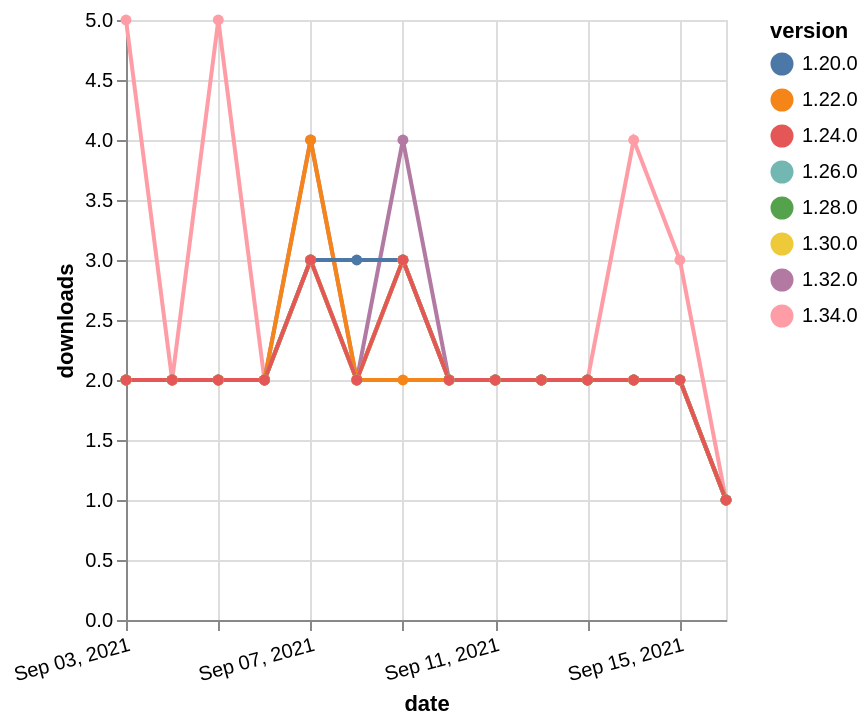

Express this chart as Vega-Lite.
### Vega-Lite specification from a JSON file in a GitHub repository (floating-point values rounded to 4 significant figures)
{"$schema": "https://vega.github.io/schema/vega-lite/v5.json", "description": "A simple bar chart with embedded data.", "data": {"values": [{"date": "2021-09-03", "total": 231, "delta": 5, "version": "1.34.0"}, {"date": "2021-09-04", "total": 233, "delta": 2, "version": "1.34.0"}, {"date": "2021-09-05", "total": 238, "delta": 5, "version": "1.34.0"}, {"date": "2021-09-06", "total": 240, "delta": 2, "version": "1.34.0"}, {"date": "2021-09-07", "total": 243, "delta": 3, "version": "1.34.0"}, {"date": "2021-09-08", "total": 245, "delta": 2, "version": "1.34.0"}, {"date": "2021-09-09", "total": 248, "delta": 3, "version": "1.34.0"}, {"date": "2021-09-10", "total": 250, "delta": 2, "version": "1.34.0"}, {"date": "2021-09-11", "total": 252, "delta": 2, "version": "1.34.0"}, {"date": "2021-09-12", "total": 254, "delta": 2, "version": "1.34.0"}, {"date": "2021-09-13", "total": 256, "delta": 2, "version": "1.34.0"}, {"date": "2021-09-14", "total": 260, "delta": 4, "version": "1.34.0"}, {"date": "2021-09-15", "total": 263, "delta": 3, "version": "1.34.0"}, {"date": "2021-09-16", "total": 264, "delta": 1, "version": "1.34.0"}, {"date": "2021-09-03", "total": 703, "delta": 2, "version": "1.32.0"}, {"date": "2021-09-04", "total": 705, "delta": 2, "version": "1.32.0"}, {"date": "2021-09-05", "total": 707, "delta": 2, "version": "1.32.0"}, {"date": "2021-09-06", "total": 709, "delta": 2, "version": "1.32.0"}, {"date": "2021-09-07", "total": 713, "delta": 4, "version": "1.32.0"}, {"date": "2021-09-08", "total": 715, "delta": 2, "version": "1.32.0"}, {"date": "2021-09-09", "total": 719, "delta": 4, "version": "1.32.0"}, {"date": "2021-09-10", "total": 721, "delta": 2, "version": "1.32.0"}, {"date": "2021-09-11", "total": 723, "delta": 2, "version": "1.32.0"}, {"date": "2021-09-12", "total": 725, "delta": 2, "version": "1.32.0"}, {"date": "2021-09-13", "total": 727, "delta": 2, "version": "1.32.0"}, {"date": "2021-09-14", "total": 729, "delta": 2, "version": "1.32.0"}, {"date": "2021-09-15", "total": 731, "delta": 2, "version": "1.32.0"}, {"date": "2021-09-16", "total": 732, "delta": 1, "version": "1.32.0"}, {"date": "2021-09-03", "total": 2492, "delta": 2, "version": "1.22.0"}, {"date": "2021-09-04", "total": 2494, "delta": 2, "version": "1.22.0"}, {"date": "2021-09-05", "total": 2496, "delta": 2, "version": "1.22.0"}, {"date": "2021-09-06", "total": 2498, "delta": 2, "version": "1.22.0"}, {"date": "2021-09-07", "total": 2502, "delta": 4, "version": "1.22.0"}, {"date": "2021-09-08", "total": 2504, "delta": 2, "version": "1.22.0"}, {"date": "2021-09-09", "total": 2506, "delta": 2, "version": "1.22.0"}, {"date": "2021-09-10", "total": 2508, "delta": 2, "version": "1.22.0"}, {"date": "2021-09-11", "total": 2510, "delta": 2, "version": "1.22.0"}, {"date": "2021-09-12", "total": 2512, "delta": 2, "version": "1.22.0"}, {"date": "2021-09-13", "total": 2514, "delta": 2, "version": "1.22.0"}, {"date": "2021-09-14", "total": 2516, "delta": 2, "version": "1.22.0"}, {"date": "2021-09-15", "total": 2518, "delta": 2, "version": "1.22.0"}, {"date": "2021-09-16", "total": 2519, "delta": 1, "version": "1.22.0"}, {"date": "2021-09-03", "total": 1459, "delta": 2, "version": "1.28.0"}, {"date": "2021-09-04", "total": 1461, "delta": 2, "version": "1.28.0"}, {"date": "2021-09-05", "total": 1463, "delta": 2, "version": "1.28.0"}, {"date": "2021-09-06", "total": 1465, "delta": 2, "version": "1.28.0"}, {"date": "2021-09-07", "total": 1468, "delta": 3, "version": "1.28.0"}, {"date": "2021-09-08", "total": 1470, "delta": 2, "version": "1.28.0"}, {"date": "2021-09-09", "total": 1473, "delta": 3, "version": "1.28.0"}, {"date": "2021-09-10", "total": 1475, "delta": 2, "version": "1.28.0"}, {"date": "2021-09-11", "total": 1477, "delta": 2, "version": "1.28.0"}, {"date": "2021-09-12", "total": 1479, "delta": 2, "version": "1.28.0"}, {"date": "2021-09-13", "total": 1481, "delta": 2, "version": "1.28.0"}, {"date": "2021-09-14", "total": 1483, "delta": 2, "version": "1.28.0"}, {"date": "2021-09-15", "total": 1485, "delta": 2, "version": "1.28.0"}, {"date": "2021-09-16", "total": 1486, "delta": 1, "version": "1.28.0"}, {"date": "2021-09-03", "total": 1657, "delta": 2, "version": "1.26.0"}, {"date": "2021-09-04", "total": 1659, "delta": 2, "version": "1.26.0"}, {"date": "2021-09-05", "total": 1661, "delta": 2, "version": "1.26.0"}, {"date": "2021-09-06", "total": 1663, "delta": 2, "version": "1.26.0"}, {"date": "2021-09-07", "total": 1666, "delta": 3, "version": "1.26.0"}, {"date": "2021-09-08", "total": 1668, "delta": 2, "version": "1.26.0"}, {"date": "2021-09-09", "total": 1671, "delta": 3, "version": "1.26.0"}, {"date": "2021-09-10", "total": 1673, "delta": 2, "version": "1.26.0"}, {"date": "2021-09-11", "total": 1675, "delta": 2, "version": "1.26.0"}, {"date": "2021-09-12", "total": 1677, "delta": 2, "version": "1.26.0"}, {"date": "2021-09-13", "total": 1679, "delta": 2, "version": "1.26.0"}, {"date": "2021-09-14", "total": 1681, "delta": 2, "version": "1.26.0"}, {"date": "2021-09-15", "total": 1683, "delta": 2, "version": "1.26.0"}, {"date": "2021-09-16", "total": 1684, "delta": 1, "version": "1.26.0"}, {"date": "2021-09-03", "total": 2365, "delta": 2, "version": "1.20.0"}, {"date": "2021-09-04", "total": 2367, "delta": 2, "version": "1.20.0"}, {"date": "2021-09-05", "total": 2369, "delta": 2, "version": "1.20.0"}, {"date": "2021-09-06", "total": 2371, "delta": 2, "version": "1.20.0"}, {"date": "2021-09-07", "total": 2374, "delta": 3, "version": "1.20.0"}, {"date": "2021-09-08", "total": 2377, "delta": 3, "version": "1.20.0"}, {"date": "2021-09-09", "total": 2380, "delta": 3, "version": "1.20.0"}, {"date": "2021-09-10", "total": 2382, "delta": 2, "version": "1.20.0"}, {"date": "2021-09-11", "total": 2384, "delta": 2, "version": "1.20.0"}, {"date": "2021-09-12", "total": 2386, "delta": 2, "version": "1.20.0"}, {"date": "2021-09-13", "total": 2388, "delta": 2, "version": "1.20.0"}, {"date": "2021-09-14", "total": 2390, "delta": 2, "version": "1.20.0"}, {"date": "2021-09-15", "total": 2392, "delta": 2, "version": "1.20.0"}, {"date": "2021-09-16", "total": 2393, "delta": 1, "version": "1.20.0"}, {"date": "2021-09-03", "total": 992, "delta": 2, "version": "1.30.0"}, {"date": "2021-09-04", "total": 994, "delta": 2, "version": "1.30.0"}, {"date": "2021-09-05", "total": 996, "delta": 2, "version": "1.30.0"}, {"date": "2021-09-06", "total": 998, "delta": 2, "version": "1.30.0"}, {"date": "2021-09-07", "total": 1001, "delta": 3, "version": "1.30.0"}, {"date": "2021-09-08", "total": 1003, "delta": 2, "version": "1.30.0"}, {"date": "2021-09-09", "total": 1006, "delta": 3, "version": "1.30.0"}, {"date": "2021-09-10", "total": 1008, "delta": 2, "version": "1.30.0"}, {"date": "2021-09-11", "total": 1010, "delta": 2, "version": "1.30.0"}, {"date": "2021-09-12", "total": 1012, "delta": 2, "version": "1.30.0"}, {"date": "2021-09-13", "total": 1014, "delta": 2, "version": "1.30.0"}, {"date": "2021-09-14", "total": 1016, "delta": 2, "version": "1.30.0"}, {"date": "2021-09-15", "total": 1018, "delta": 2, "version": "1.30.0"}, {"date": "2021-09-16", "total": 1019, "delta": 1, "version": "1.30.0"}, {"date": "2021-09-03", "total": 2052, "delta": 2, "version": "1.24.0"}, {"date": "2021-09-04", "total": 2054, "delta": 2, "version": "1.24.0"}, {"date": "2021-09-05", "total": 2056, "delta": 2, "version": "1.24.0"}, {"date": "2021-09-06", "total": 2058, "delta": 2, "version": "1.24.0"}, {"date": "2021-09-07", "total": 2061, "delta": 3, "version": "1.24.0"}, {"date": "2021-09-08", "total": 2063, "delta": 2, "version": "1.24.0"}, {"date": "2021-09-09", "total": 2066, "delta": 3, "version": "1.24.0"}, {"date": "2021-09-10", "total": 2068, "delta": 2, "version": "1.24.0"}, {"date": "2021-09-11", "total": 2070, "delta": 2, "version": "1.24.0"}, {"date": "2021-09-12", "total": 2072, "delta": 2, "version": "1.24.0"}, {"date": "2021-09-13", "total": 2074, "delta": 2, "version": "1.24.0"}, {"date": "2021-09-14", "total": 2076, "delta": 2, "version": "1.24.0"}, {"date": "2021-09-15", "total": 2078, "delta": 2, "version": "1.24.0"}, {"date": "2021-09-16", "total": 2079, "delta": 1, "version": "1.24.0"}]}, "width": "container", "mark": {"type": "line", "point": {"filled": true}}, "encoding": {"x": {"field": "date", "type": "temporal", "timeUnit": "yearmonthdate", "title": "date", "axis": {"labelAngle": -15}}, "y": {"field": "delta", "type": "quantitative", "title": "downloads"}, "color": {"field": "version", "type": "nominal"}, "tooltip": {"field": "delta"}}}
